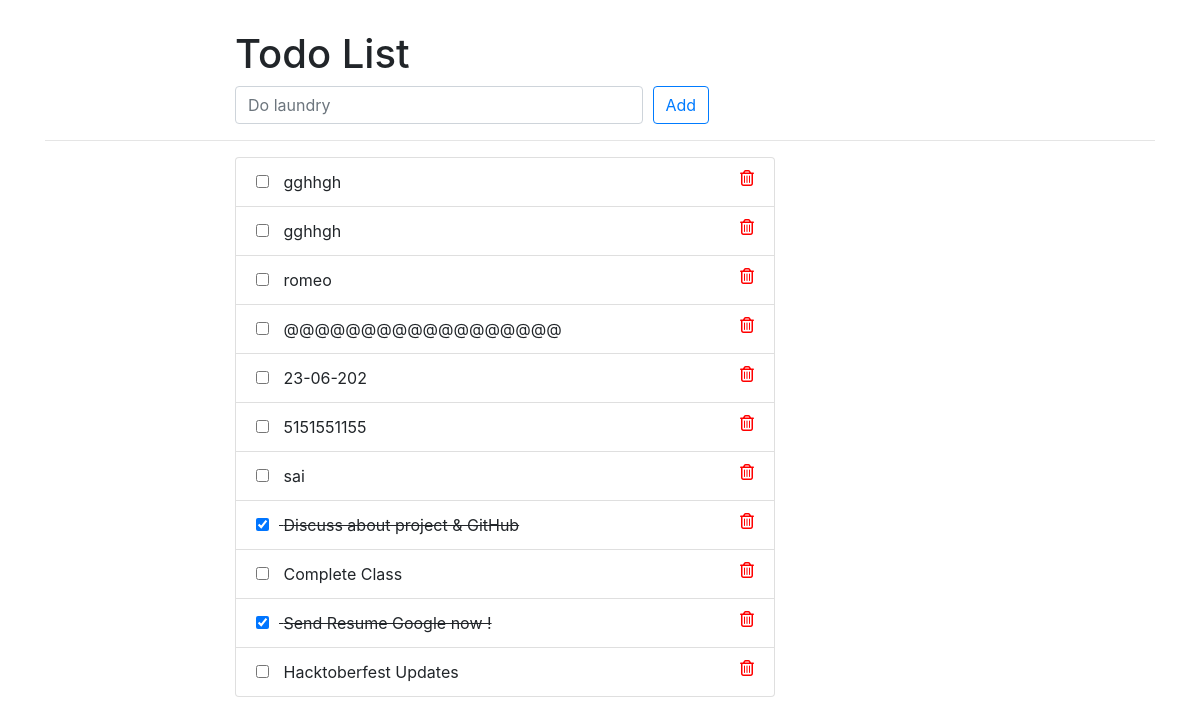
The page /todos/ on the database its author committed.
### todos/models.py (models this page shows, shortened)
class Todo(models.Model):
    title = models.CharField(max_length=100)
    created_at = models.DateTimeField('Created', auto_now_add=True)
    update_at = models.DateTimeField('Updated', auto_now=True)
    isCompleted = models.BooleanField(default=False)

### todos/views.py (the view)
# urls.py: path('', views.IndexView.as_view(), name='index'),
class IndexView(generic.ListView):
    template_name = 'todos/index.html'
    context_object_name = 'todo_list'
    def get_queryset(self):
        return Todo.objects.order_by('-created_at')

### todos/templates/todos/index.html (shortened to what this page needs)
{% extends 'todos/base.html' %}
{% block content %}
<div class="container">
  <div class="row">
    <div class="offset-md-2 col-lg-9">
      <div class="page-header">
        <h1>
          Todo List
        </h1>
      </div>
    </div>
  </div>
  <div class="row">
    <div class="offset-md-2 col-lg-9">
      <form method="post" action="{% url 'todos:add' %}">
        <div class="form-row">
          <div class="col-md-6">
            <input type="text" class="form-control" name="title" placeholder="Do laundry" required>
          </div>
          <div class="col-md-6">
            <button type="submit" name="submit" class="btn btn-outline-primary">
              Add
            </button>
          </div>
        </div>
      </form>
    </div>
  </div>
  <hr />
  <div class="row">
    <div class="offset-md-2 col-lg-6">
      <div class="list-group">
        {% for todo in todo_list %}
        <div class="list-group-item {% if todo.isCompleted %} todo-complete {% endif %}">
          <form style="display: inline;" method="post" action="{% url 'todos:update' todo.id %}">
            <input type="checkbox" name="isCompleted" onchange="this.form.submit()" {% if todo.isCompleted %} checked
              {% endif %} class="todo-status-checkbox"
              title="{% if not todo.isCompleted %} mark as done {% else %} mark undone {% endif %}">
          </form>
          {{ todo.title }}
          <a href="{% url 'todos:delete' todo.id %}" title="Delete">
            <i class="far fa-trash-alt"></i>
          </a>
        </div>
        {% endfor %}
      </div>
    </div>
  </div>
</div>
{% endblock %}

### todos/templates/todos/base.html (shortened to what this page needs)
{% load static %}
<!doctype html>
<html lang="en">
  <head>
    <link rel="stylesheet" href="https://stackpath.bootstrapcdn.com/bootstrap/4.4.1/css/bootstrap.min.css">
    <link rel="stylesheet" href="{% static 'css/style.css' %}">
  </head>
  <body>
    {% block content %}
    {% endblock %}
  </body>
</html>

### staticfiles/css/style.css (style rules this page uses)
.page-header { margin-top: 30px; }
.fa-trash-alt { color: red; float: right; cursor: pointer; }
.todo-complete { text-decoration: line-through; }
.todo-status-checkbox { cursor: pointer; margin-right: 10px; }

### rows shown on the page
Todo: title "gghhgh"
Todo: title "gghhgh"
Todo: title "romeo"
Todo: title "@@@@@@@@@@@@@@@@@@"
Todo: title "23-06-202"
Todo: title "5151551155"
Todo: title "sai"
Todo: isCompleted "☑", title "Discuss about project & GitHub"
Todo: title "Complete Class"
Todo: isCompleted "☑", title "Send Resume Google now !"
Todo: title "Hacktoberfest Updates"
